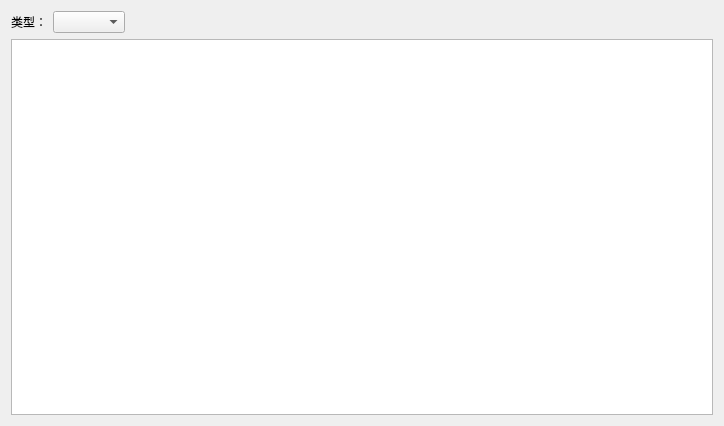
<?xml version="1.0" encoding="UTF-8"?>
<ui version="4.0">
 <class>ConsoleWidget</class>
 <widget class="QWidget" name="ConsoleWidget">
  <property name="geometry">
   <rect>
    <x>0</x>
    <y>0</y>
    <width>724</width>
    <height>426</height>
   </rect>
  </property>
  <property name="windowTitle">
   <string>ConsoleWidget</string>
  </property>
  <layout class="QVBoxLayout" name="verticalLayout">
   <item>
    <layout class="QHBoxLayout" name="horizontalLayout">
     <item>
      <widget class="QLabel" name="label">
       <property name="sizePolicy">
        <sizepolicy hsizetype="Fixed" vsizetype="Preferred">
         <horstretch>0</horstretch>
         <verstretch>0</verstretch>
        </sizepolicy>
       </property>
       <property name="text">
        <string>类型：</string>
       </property>
      </widget>
     </item>
     <item>
      <widget class="QComboBox" name="comboBox"/>
     </item>
     <item>
      <spacer name="horizontalSpacer">
       <property name="orientation">
        <enum>Qt::Horizontal</enum>
       </property>
       <property name="sizeHint" stdset="0">
        <size>
         <width>40</width>
         <height>20</height>
        </size>
       </property>
      </spacer>
     </item>
    </layout>
   </item>
   <item>
    <widget class="QTableView" name="tableView"/>
   </item>
  </layout>
 </widget>
 <layoutdefault spacing="6" margin="11"/>
 <resources/>
 <connections/>
</ui>
